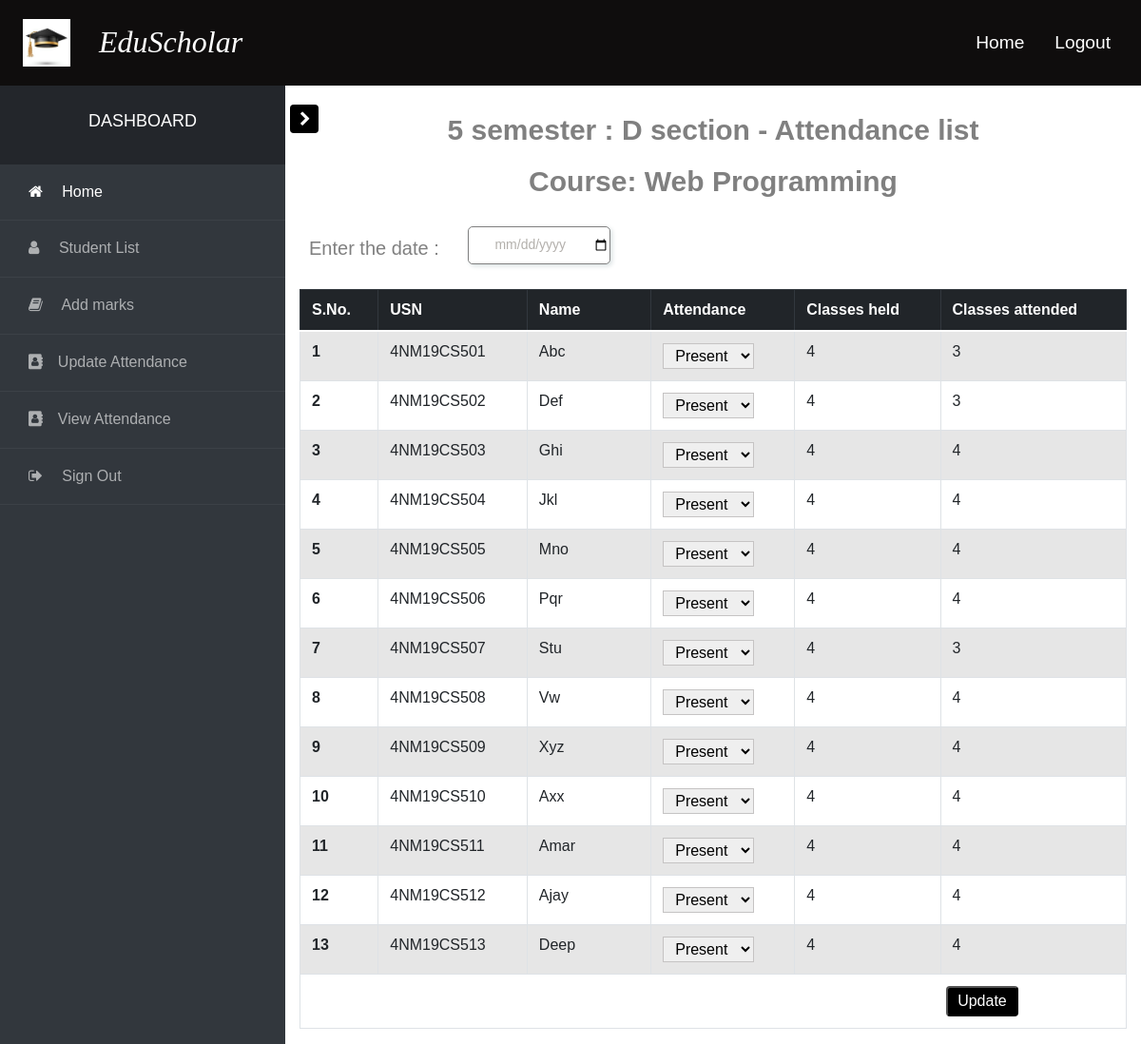
The app's page /updateattendance.php (signed in), older data.
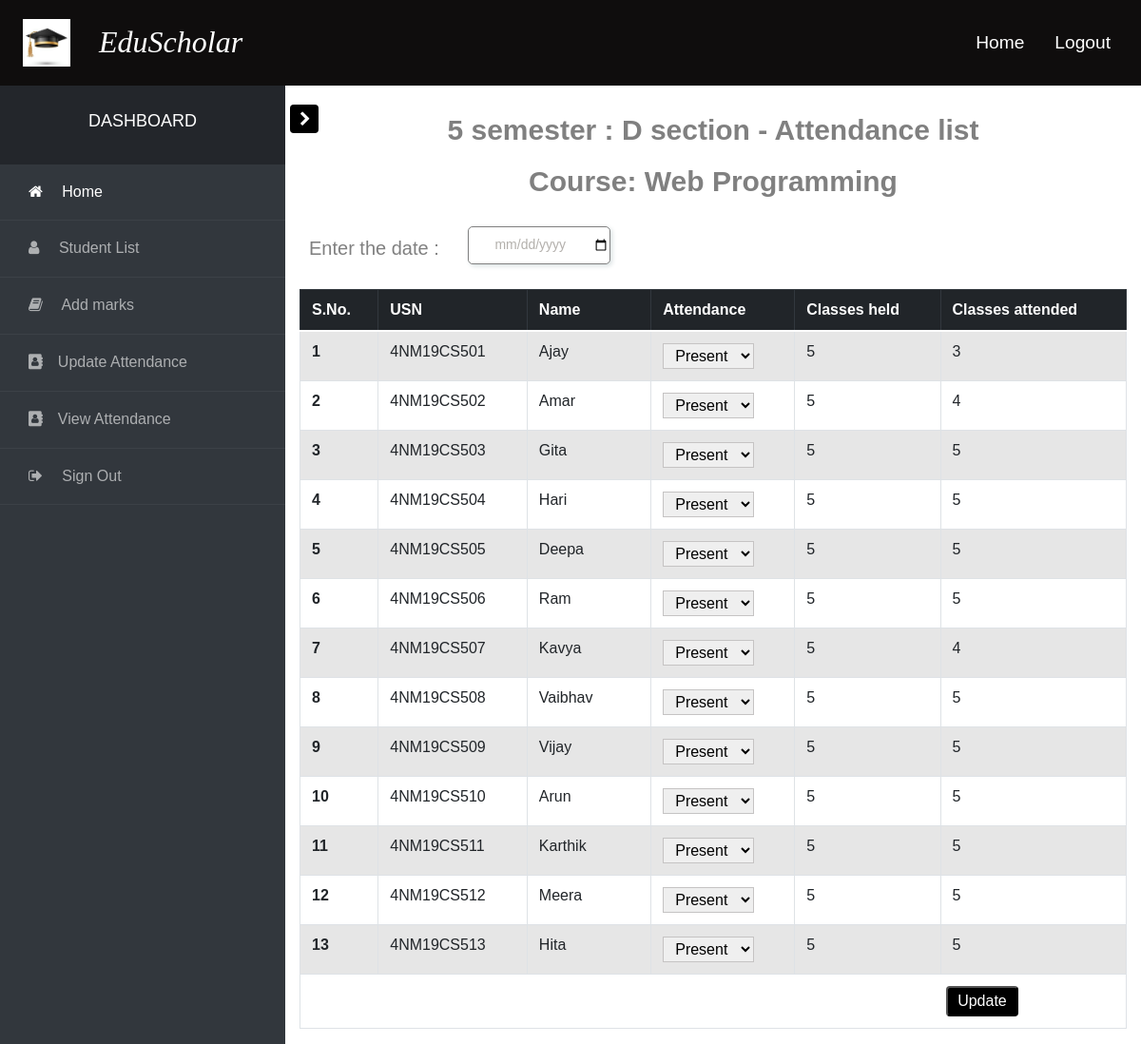
The same page, newer data.
### tables this page shows
CREATE TABLE `studentlogin` (
  `usn` varchar(10) NOT NULL,
  `sname` varchar(50) NOT NULL,
  `email` varchar(50) NOT NULL,
  `password` varchar(255) NOT NULL
);

### updateattendance.php (the view, shortened to what this page needs)
<?php
include('navbar.php');
require_once "config.php";
?>
<!DOCTYPE html>
<html lang="en">
<head>
    <link
      href="https://cdn.jsdelivr.net/npm/bootstrap@5.0.2/dist/css/bootstrap.min.css"
      rel="stylesheet"
    />
	<link rel="stylesheet" href="https://stackpath.bootstrapcdn.com/font-awesome/4.7.0/css/font-awesome.min.css">
    <link rel="stylesheet" href="https://stackpath.bootstrapcdn.com/bootstrap/4.1.3/css/bootstrap.min.css">
    <link rel="stylesheet" href="css/navbar.css">
    <link rel="stylesheet" href="css/course.css">
    <link rel="stylesheet" href="css/updatema.css">
    <link rel="stylesheet" href="css/style.css">
</head>
<body>
<div class="wrapper d-flex align-items-stretch">
<?php include('sidebar.php'); ?>
    <div class="container">
        <div class="heading"><span> 5 semester : D section - Attendance list </span>
        <form action="<?php echo htmlspecialchars($_SERVER["PHP_SELF"]); ?>" method="post">
           <span>Course: Web Programming</span> </div>
           <div class="adate">
               <p>Enter the date :</p>
               <input type="date" name="date" id="adt" required>
           </div>
    <div class="table-responsive">
    <table id="table" class="table table-fixed table-striped table-hover table-bordered">
        <thead class="thead-dark">
            <tr>
            <th scope="col">S.No.</th>
            <th scope="col">USN</th>
            <th style="width: 15%" scope="col">Name</th>
            <th scope="col">Attendance</th>
            <th scope="col">Classes held</th>
            <th scope="col">Classes attended</th>
            </tr>
        </thead>
        <tbody>
    <?php
    $sql="SELECT usn,sname FROM studentlogin order by usn;";
    $result=mysqli_query($conn,$sql);
    $res1 = mysqli_query($conn, 'select count(adate) FROM attendance;');
    $r1 = mysqli_fetch_array($res1);
    $total1 = $r1[0];
    if(mysqli_num_rows($result)==0)
    {
        echo "<span class='nothing'>No records.</span>";
    }
    else{
      $id=1;
      while($row = mysqli_fetch_array($result)){
          $usn=$row['usn'];
          $name=$row['sname'];
          $res2 = mysqli_query($conn, "select $usn,count($usn) FROM attendance group by $usn having $usn='P'");
          $rc = mysqli_fetch_array($res2);
          if(isset($rc[1])){
              $rowcount=$rc[1];
          }
          else{
            $rowcount = 0;
          }
        echo "
            <tr>
            <th scope='row'>$id</th>
            <td>$usn</td>
            <td>$name</td>
            <td>
            <select name='atnd[$usn][at]' id='atnd'>
                <option value='P'>Present</option>
                <option value='AB'>Absent</option>
            </select>
            </td>
            <td>$total1</td>
            <td>$rowcount</td>
            </tr>
        ";
        $id = $id+1;
      }
    }
?>
<tr class="foot">
    <td colspan="6"><button class="btnn float-right" type="submit" name="update">Update</button></td>
</tr>
        </tbody>
    </table>
    </div>
    </div>
</div>
</body>
</html>

Row changes from the older to the newer data that the page shows:
changed studentlogin "4NM19CS501": sname "Abc" → "Ajay"; total1 "4" → "5"
changed studentlogin "4NM19CS502": sname "Def" → "Amar"; total1 "4" → "5"; rowcount "3" → "4"
changed studentlogin "4NM19CS503": sname "Ghi" → "Gita"; total1 "4" → "5"; rowcount "4" → "5"
changed studentlogin "4NM19CS504": sname "Jkl" → "Hari"; total1 "4" → "5"; rowcount "4" → "5"
changed studentlogin "4NM19CS505": sname "Mno" → "Deepa"; total1 "4" → "5"; rowcount "4" → "5"
changed studentlogin "4NM19CS506": sname "Pqr" → "Ram"; total1 "4" → "5"; rowcount "4" → "5"
changed studentlogin "4NM19CS507": sname "Stu" → "Kavya"; total1 "4" → "5"; rowcount "3" → "4"
changed studentlogin "4NM19CS508": sname "Vw" → "Vaibhav"; total1 "4" → "5"; rowcount "4" → "5"
changed studentlogin "4NM19CS509": sname "Xyz" → "Vijay"; total1 "4" → "5"; rowcount "4" → "5"
changed studentlogin "4NM19CS510": sname "Axx" → "Arun"; total1 "4" → "5"; rowcount "4" → "5"
changed studentlogin "4NM19CS511": sname "Amar" → "Karthik"; total1 "4" → "5"; rowcount "4" → "5"
changed studentlogin "4NM19CS512": sname "Ajay" → "Meera"; total1 "4" → "5"; rowcount "4" → "5"
changed studentlogin "4NM19CS513": sname "Deep" → "Hita"; total1 "4" → "5"; rowcount "4" → "5"
